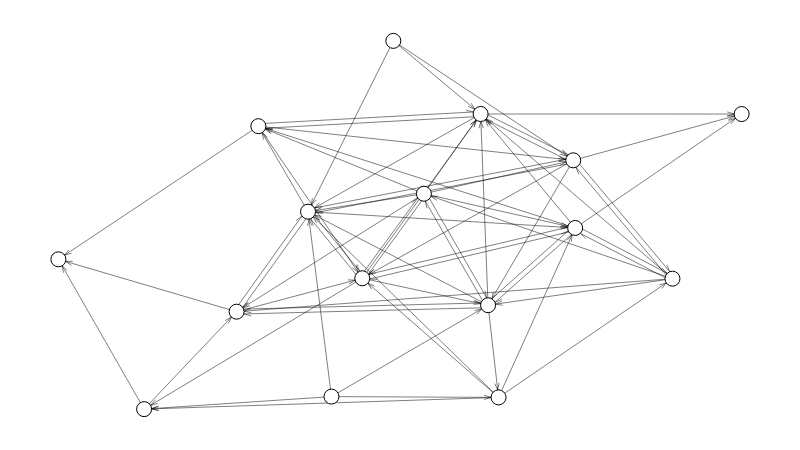

Here is the notebook cell this chart was saved with:
### Code cell
g.set_all_nodes(size=15, labpos='hover')
g.set_all_edges(color=(0, 0, 0, 0.5))
g.move('kamada_kawai')
g.draw()

### Figure 1 — Plotly figure (JSON) as saved in the notebook; plotly's stock layout.template omitted (floating-point values rounded to 4 significant figures; data arrays with more than 128 entries replaced by an {"elided": "..."} marker saying what was removed)
{"data": [{"hoverinfo": "none", "line": {"color": "rgb(127, 127, 127)", "dash": "solid", "width": 0}, "mode": "lines", "type": "scatter", "x": [0.5134, 0.5134, null, 0, 1, null], "y": [0, 1, null, 0.4618, 0.4618, null]}, {"hoverinfo": "none", "line": {"color": "rgba(0, 0, 0, 0.5)", "dash": "solid", "width": 1}, "mode": "lines", "type": "scatter", "x": {"elided": "549 float values"}, "y": {"elided": "549 float values"}}, {"hoverinfo": "text", "marker": {"color": "rgb(255, 255, 255)", "line": {"color": "rgb(0, 0, 0)", "width": 1}, "size": 15, "symbol": "circle"}, "mode": "markers", "text": ["CNB e-Sports Club", "INTZ", "KaBuM! e-Sports", "Vivo Keyd", "Operation Kino", "paiN Gaming", "RED Canids", "Brave e-Sports", "ProGaming Esports", "Team oNe eSports", "Redemption POA (T Show)", "Flamengo eSports", "IDM Gaming", "FURIA Esports (Uppercut esports)", "Prodigy Esports", "Santos e-Sports"], "textfont": {"color": "rgb(0, 0, 0)"}, "textposition": "middle center", "type": "scatter", "x": [0.3654, 0.7564, 0.7536, 0.6289, 1, 0.4448, 0.2608, 0, 0.618, 0.2927, 0.8988, 0.535, 0.1255, 0.6442, 0.4902, 0.3997], "y": [0.5362, 0.492, 0.6756, 0.2822, 0.8013, 0.3554, 0.2646, 0.4069, 0.8015, 0.7684, 0.3542, 0.5849, 0, 0.03183, 1, 0.03402]}, {"hoverinfo": "none", "mode": "text", "text": [], "textfont": {"color": "rgb(255, 255, 255)"}, "textposition": "middle center", "type": "scatter", "x": [], "y": []}, {"hoverinfo": "none", "mode": "text", "text": [null, null, null, null, null, null, null, null, null, null, null, null, null, null, null, null], "textfont": {"color": "rgb(0, 0, 0)"}, "textposition": "middle center", "type": "scatter", "x": [0.3654, 0.7564, 0.7536, 0.6289, 1, 0.4448, 0.2608, 0, 0.618, 0.2927, 0.8988, 0.535, 0.1255, 0.6442, 0.4902, 0.3997], "y": [0.5362, 0.492, 0.6756, 0.2822, 0.8013, 0.3554, 0.2646, 0.4069, 0.8015, 0.7684, 0.3542, 0.5849, 0, 0.03183, 1, 0.03402]}, {"hoverinfo": "none", "mode": "text", "text": [null, null, null, null, null, null, null, null, null, null, null, null, null, null, null, null, null, null, null, null, null, null, null, null, null, null, null, null, null, null, null, null, null, null, null, null, null, null, null, null, null, null, null, null, null, null, null, null, null, null, null, null, null, null, null, null, null, null, null, null, null, null, null, null, null, null, null, null, null], "textfont": {"color": "rgb(0, 0, 0)"}, "textposition": "middle center", "type": "scatter", "x": [0.5618, 0.556, 0.4191, 0.3278, 0.3166, 0.7047, 0.87, 0.6761, 0.6048, 0.836, 0.5201, 0.5629, 0.6063, 0.7037, 0.6776, 0.8729, 0.84, 0.6508, 0.4453, 0.4904, 0.6806, 0.5663, 0.6091, 0.5197, 0.3911, 0.5964, 0.5399, 0.4753, 0.2926, 0.2984, 0.3491, 0.1263, 0.4444, 0.4989, 0.6939, 0.809, 0.4563, 0.5247, 0.3807, 0.4543, 0.1544, 0.7659, 0.8123, 0.8192, 0.5809, 0.749, 0.7122, 0.5976, 0.6411, 0.4083, 0.5045, 0.4524, 0.4057, 0.5647, 0.6489, 0.05023, 0.1827, 0.535, 0.6872, 0.7633, 0.4947, 0.3853, 0.4407, 0.5634, 0.6299, 0.2636, 0.507, 0.522, 0.3683], "y": [0.5403, 0.6381, 0.4663, 0.3815, 0.6393, 0.3627, 0.6682, 0.6301, 0.3918, 0.4521, 0.6052, 0.5737, 0.4927, 0.4658, 0.7093, 0.7637, 0.5358, 0.1599, 0.2406, 0.386, 0.4114, 0.4173, 0.5408, 0.5936, 0.4253, 0.4556, 0.3444, 0.4893, 0.1553, 0.4193, 0.3353, 0.3106, 0.3062, 0.6461, 0.7678, 0.8276, 0.7522, 0.7481, 0.5765, 0.8177, 0.5659, 0.2922, 0.4941, 0.3941, 0.2832, 0.5581, 0.4448, 0.4497, 0.6559, 0.6524, 0.451, 0.5346, 0.4026, 0.7082, 0.564, 0.1905, 0.1502, 0.174, 0.2726, 0.2146, 0.2654, -0.01032, 0.7565, 0.9207, 0.8596, -0.009178, 0.1807, 0.05917, 0.2819]}, {"hoverinfo": "none", "marker": {"color": "rgba(255, 255, 255, 0)", "line": {"color": "rgba(255, 255, 255, 0)", "width": 0}, "size": 0, "symbol": "circle"}, "mode": "markers", "type": "scatter", "x": [0.5, 0, 1, 0.5], "y": [0, 0.5, 0.5, 1]}], "layout": {"height": 450, "hovermode": "closest", "margin": {"b": 10, "l": 10, "r": 10, "t": 10}, "plot_bgcolor": "rgb(255, 255, 255)", "showlegend": false, "width": 800, "xaxis": {"fixedrange": true, "showgrid": false, "showticklabels": false, "zeroline": false}, "yaxis": {"fixedrange": true, "showgrid": false, "showticklabels": false, "zeroline": false}}}
